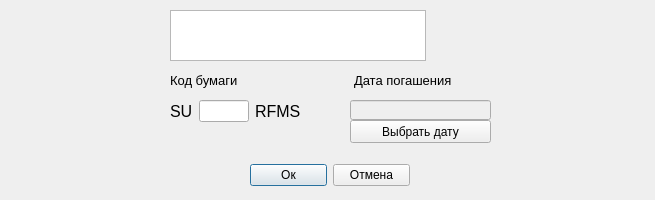
<?xml version="1.0" encoding="UTF-8"?>
<ui version="4.0">
 <class>AddDialog2</class>
 <widget class="QDialog" name="AddDialog2">
  <property name="geometry">
   <rect>
    <x>0</x>
    <y>0</y>
    <width>655</width>
    <height>200</height>
   </rect>
  </property>
  <property name="windowTitle">
   <string>Добавление записи в Act_isp</string>
  </property>
  <property name="windowIcon">
   <iconset>
    <normaloff>image/dollar.png</normaloff>image/dollar.png</iconset>
  </property>
  <widget class="QWidget" name="horizontalLayoutWidget_2">
   <property name="geometry">
    <rect>
     <x>170</x>
     <y>60</y>
     <width>361</width>
     <height>41</height>
    </rect>
   </property>
   <layout class="QHBoxLayout" name="horizontalLayout_4">
    <item>
     <widget class="QLabel" name="label_regnum">
      <property name="font">
       <font>
        <pointsize>10</pointsize>
       </font>
      </property>
      <property name="text">
       <string>Код бумаги</string>
      </property>
     </widget>
    </item>
    <item>
     <widget class="QLabel" name="label_exec_date">
      <property name="font">
       <font>
        <pointsize>10</pointsize>
       </font>
      </property>
      <property name="text">
       <string>Дата погашения</string>
      </property>
     </widget>
    </item>
   </layout>
  </widget>
  <widget class="QWidget" name="horizontalLayoutWidget">
   <property name="geometry">
    <rect>
     <x>170</x>
     <y>100</y>
     <width>131</width>
     <height>22</height>
    </rect>
   </property>
   <layout class="QHBoxLayout" name="horizontalLayout">
    <item>
     <widget class="QLabel" name="SU">
      <property name="font">
       <font>
        <pointsize>12</pointsize>
        <weight>50</weight>
        <bold>false</bold>
       </font>
      </property>
      <property name="text">
       <string>SU</string>
      </property>
     </widget>
    </item>
    <item>
     <widget class="QLineEdit" name="line_regnum"/>
    </item>
    <item>
     <widget class="QLabel" name="label_2">
      <property name="font">
       <font>
        <pointsize>12</pointsize>
        <weight>50</weight>
        <bold>false</bold>
       </font>
      </property>
      <property name="text">
       <string>RFMS</string>
      </property>
     </widget>
    </item>
   </layout>
  </widget>
  <widget class="QWidget" name="horizontalLayoutWidget_3">
   <property name="geometry">
    <rect>
     <x>250</x>
     <y>160</y>
     <width>160</width>
     <height>31</height>
    </rect>
   </property>
   <layout class="QHBoxLayout" name="horizontalLayout_2">
    <item>
     <widget class="QPushButton" name="button_ok">
      <property name="text">
       <string>Ок</string>
      </property>
     </widget>
    </item>
    <item>
     <widget class="QPushButton" name="button_cancel">
      <property name="text">
       <string>Отмена</string>
      </property>
     </widget>
    </item>
   </layout>
  </widget>
  <widget class="QTextBrowser" name="textBrowser">
   <property name="geometry">
    <rect>
     <x>170</x>
     <y>10</y>
     <width>256</width>
     <height>51</height>
    </rect>
   </property>
  </widget>
  <widget class="QPushButton" name="date_button">
   <property name="geometry">
    <rect>
     <x>350</x>
     <y>120</y>
     <width>141</width>
     <height>23</height>
    </rect>
   </property>
   <property name="text">
    <string>Выбрать дату</string>
   </property>
  </widget>
  <widget class="QLineEdit" name="line_date">
   <property name="enabled">
    <bool>false</bool>
   </property>
   <property name="geometry">
    <rect>
     <x>350</x>
     <y>100</y>
     <width>141</width>
     <height>20</height>
    </rect>
   </property>
  </widget>
 </widget>
 <resources/>
 <connections/>
</ui>
